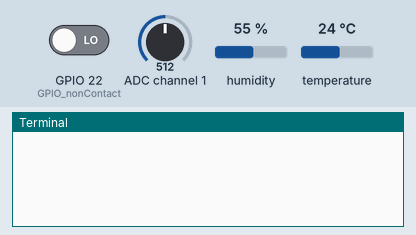
Simulated run of this program. Board: Raspberry Pi (BCM pin numbers). On the bench: the last lines printed to the terminal. The inputs (shaded band) are chosen by the test bench; at power-on: humidity 55 %, ADC channel 1 = 512, GPIO 22 (GPIO_nonContact) LOW, temperature 24 °C (analog values on the 0–1023 scale).

Above: at 1.2 s.
1.3 s: humidity set to 22 %
At 3.6 s:
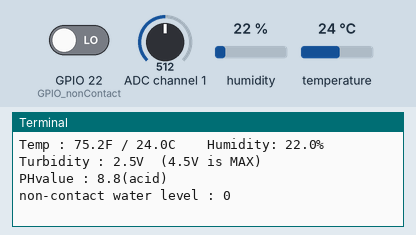
3.7 s: ADC channel 1 set to 716
5.2 s: GPIO 22 (GPIO_nonContact) driven HIGH
At 6.6 s:
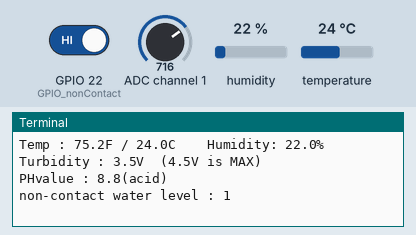
6.7 s: temperature set to 12 °C
8.2 s: ADC channel 1 set to 900
At 9.3 s:
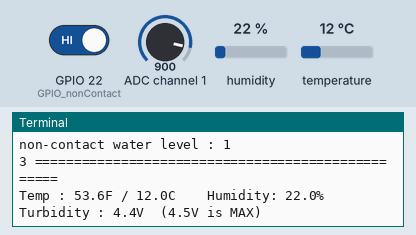
9.7 s: humidity set to 40 %
At 11.95 s:
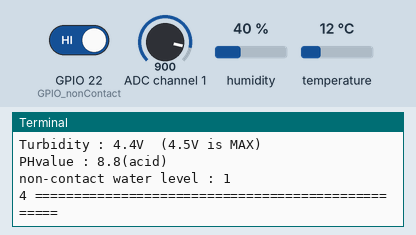
Timing chart, 0 to 12.2 s (numbered marks = the images above; inputs shaded):
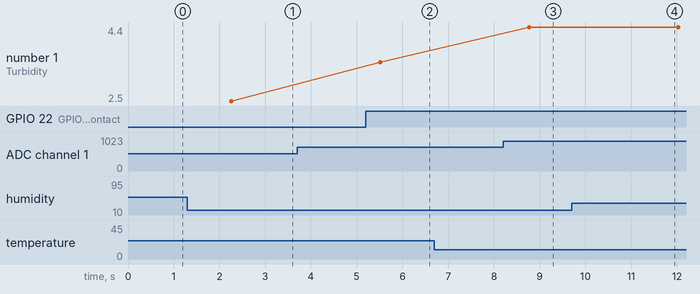

Measured:
- after the input at 1.3 s, the terminal: prints a new line after 0.95 s (image 1)
- after the input at 5.2 s, the terminal: prints a new line after 1.3 s (image 2)
- after the input at 8.2 s, the terminal: prints a new line after 0.57 s (image 3)
- plotted number 1: 3.5 → 4.4 after the input at 8.2 s

The program:

sensor_total.py
```python
## turbidity, ph sensor
import spidev
from time import sleep
import os
import sys

spi = spidev.SpiDev()
spi.open(0,0)
spi.max_speed_hz = 1000000

def adc_read(channel):
    r = spi.xfer2([1, (0x08+channel)<<4, 0])
    adc_out = ((r[1]&0x03)<<8) + r[2]
    return adc_out

def turbidity_read(channel):
    adc = adc_read(channel)
    voltage = adc*(5.0/1024.0)
    return voltage


## sampling
sample = 10
sampleValue = []

def phSensor_read(channel):
    for i in range(sample):
        adc = adc_read(channel)
        sampleValue.append(adc)
        sleep(0.10)

    sampleValue.sort()

    avg = 0
    for i in range(2, 8):
        avg += sampleValue[i]

    phValue = float(avg * 5 / 1024 /6)
    phValue = float(3.5 * phValue)

    return phValue

    sampleValue.clear()


## non-contact water level sensor
import RPi.GPIO as GPIO
import time

GPIO.setmode(GPIO.BCM)
GPIO_nonContact = 22

GPIO.setup(GPIO_nonContact, GPIO.IN)


def ncLevel():
    result = GPIO.input(GPIO_nonContact)
    return result


## dht sensor ##
#import time
import board
import adafruit_dht


dhtDevice = adafruit_dht.DHT22(board.D27)

def dht():
    try:
        # Print the values to the serial port
        temperature_c = dhtDevice.temperature
        temperature_f = temperature_c * (9 / 5) + 32
        humidity = dhtDevice.humidity
        return temperature_f, temperature_c, humidity

    except RuntimeError as error:
        # Errors happen fairly often, DHT's are hard to read, just keep going
        print(error.args[0])
        #time.sleep(2)
        #continue
        return 0,0,0

    except Exception as error:
        dhtDevice.exit()
        raise error


# excute
num = 0
try:
    while True:
        time.sleep(2)

        num += 1
        print(num, "="*50)


        temperature_f, temperature_c, humidity = dht() # 27
        print("Temp : {:.1f}F / {:.1f}C    Humidity: {}%".format(temperature_f, temperature_c, humidity))

        turbidity = turbidity_read(17) #17
        print("Turbidity : {:.1f}V  (4.5V is MAX)".format(turbidity))

        phValue = phSensor_read(1)
        print("PHvalue : {:.1f}(acid)".format(phValue) )

        ncLevel2 = ncLevel() # 22
        print("non-contact water level : {}".format(ncLevel2) )


except KeyboardInterrupt:
    sleep(10)
    io.cleanup()

GPIO.cleanup()
```
